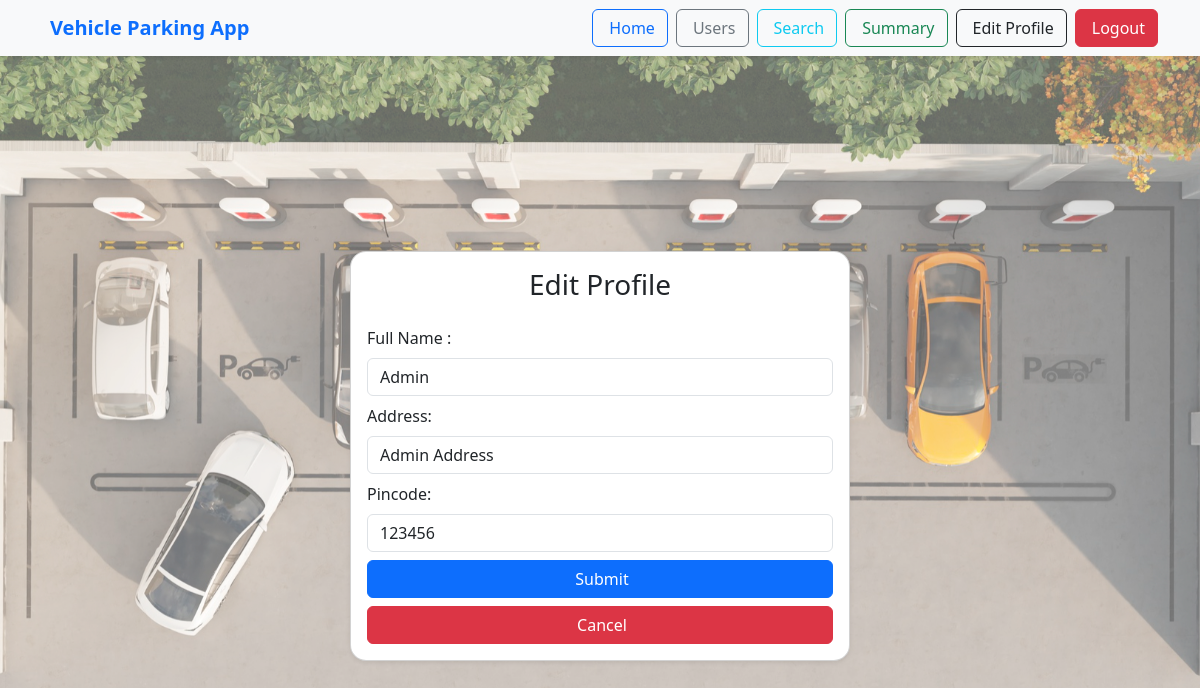
/edit_profile/1 (signed in), run on an earlier commit of the app's database.
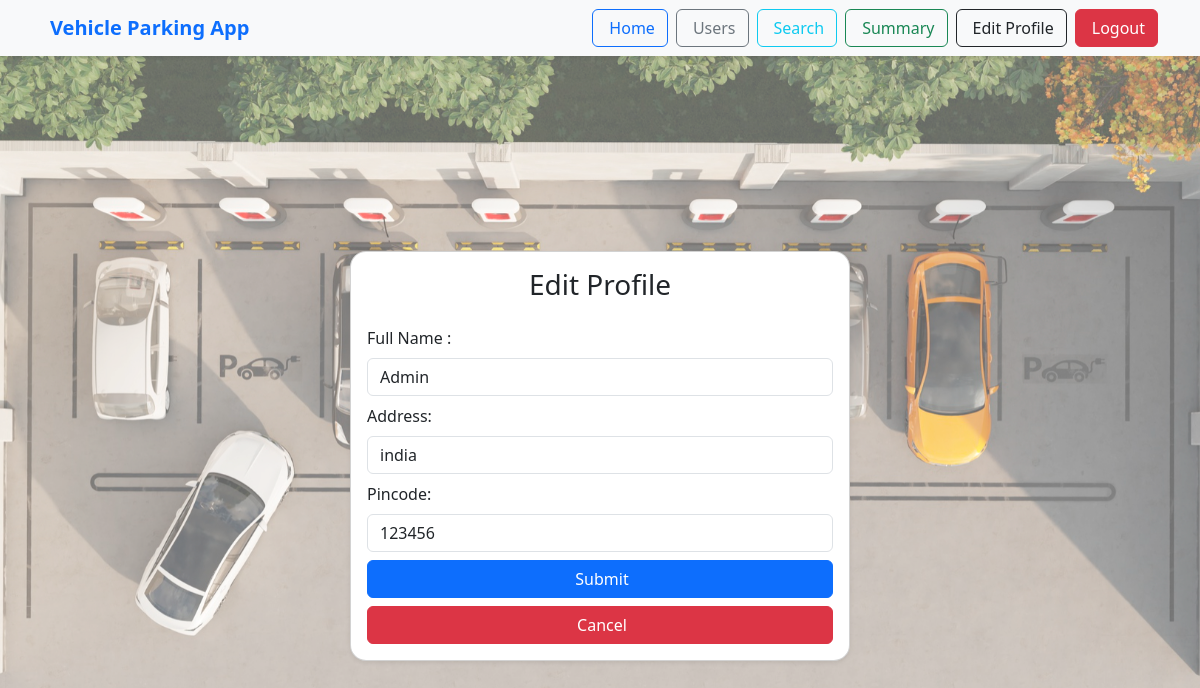
And on a later commit of the database.
### models/models.py (models this page shows)
class User(db.Model):
    user_id = db.Column(db.Integer, primary_key=True, autoincrement = True )
    user_email = db.Column(db.String(100), unique = True , nullable = False)
    user_password = db.Column(db.String(250), nullable = False)
    user_name = db.Column(db.String(50), nullable = False)
    user_address = db.Column(db.String(250), nullable = True)
    user_pincode = db.Column(db.String(10), nullable = True)
    role_id = db.Column(db.Integer, db.ForeignKey('role.id'), nullable = True)
    role = db.relationship('Role', backref='user', lazy=True)

### controller/routes.py (the view, shortened to what this page needs)
@app.route('/edit_profile/<int:user_id>', methods=['GET', 'POST'])
def edit_profile(user_id):
    if 'user_email' not in session:
        flash('Please log in to edit your profile.', 'error')
        return redirect(url_for('home'))
    user = User.query.get(user_id)
    if not user:
        flash('User not found.', 'error')
        return redirect(url_for('home'))
    if request.method == 'GET':
        return render_template('edit_profile.html', user = user)

### templates/edit_profile.html (shortened to what this page needs)
{% extends 'base.html' %}
{% block content %}
<div class="container-fluid min-vh-100 d-flex justify-content-center align-items-center">
    <div class="card p-3 shadow-sm w-100 rounded-4" style="max-width: 500px;">
        <h3 class="text-center mb-4">Edit Profile</h3>
        <form method="POST" action={{ url_for('edit_profile', user_id=user.user_id) }}>
            <div class="mb-2">
                <label for="name" class="form-label">Full Name :  </label>
                <input type="text" class="form-control" id="name" name="name" placeholder="Enter Full Name" value="{{ user.user_name }}">
            </div>
            <div class="mb-2">
                <label for="address" class="form-label">Address: </label>
                <input class="form-control" id="address" name="address" placeholder="Enter your address" value="{{ user.user_address }}"></input>
            </div>
            <div class="mb-2">
                <label for="pincode" class="form-label">Pincode: </label>
                <input type="text" class="form-control" id="pincode" name="pincode" placeholder="Enter pincode" value="{{ user.user_pincode }}">
            </div>
            <div class="d-grid mb-2">
          <button type="submit" class="btn btn-primary">
            Submit
          </button>
        </div>
        <div class="d-grid">
          <a href="{{ url_for('home') }}" class="btn btn-danger">
            Cancel
          </a>
        </div>
        </form>
    </div>
</div>
{% endblock %}

What changed in the data, as far as the page shows it:
changed User "Admin": address "Admin Address" → "india"
